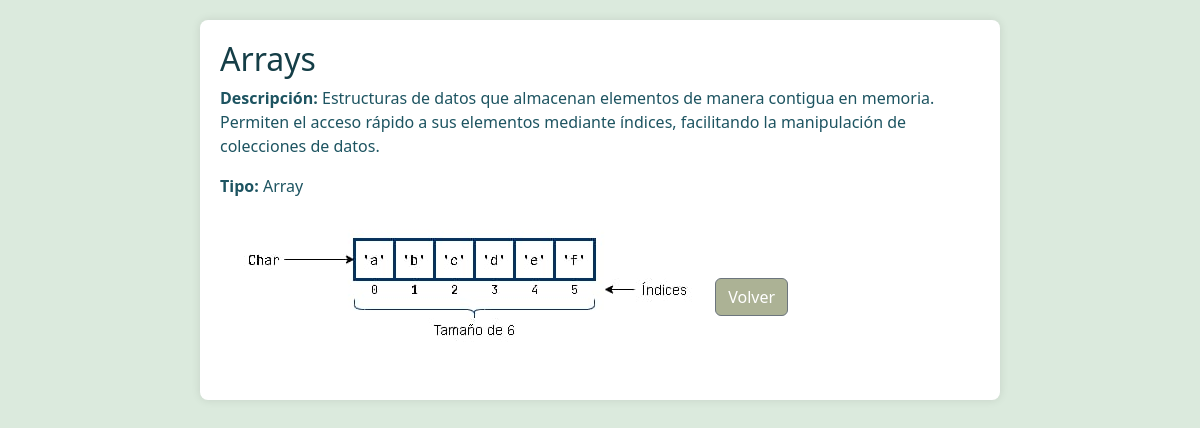
The page /views/detallecontenido_user.php?id=33 (signed in) on the database its author committed.
### tables this page shows
CREATE TABLE `contenido` (
  `id` int(11) NOT NULL AUTO_INCREMENT,
  `titulo` varchar(255) NOT NULL,
  `descripcion` text NOT NULL,
  `tipo` enum('Array','Pila','Cola','Lista','Grafo','Árbol','Ordenación') NOT NULL,
  `archivo` varchar(255) DEFAULT NULL,
  `usuario_id` int(11) NOT NULL,
  `created_at` timestamp NOT NULL DEFAULT current_timestamp(),
  `updated_at` timestamp NOT NULL DEFAULT current_timestamp() ON UPDATE current_timestamp(),
  PRIMARY KEY (`id`),
  KEY `fk_contenido_usuario` (`usuario_id`),
  KEY `index_titulo` (`titulo`),
  CONSTRAINT `fk_contenido_usuario` FOREIGN KEY (`usuario_id`) REFERENCES `usuarios` (`id`) ON DELETE CASCADE ON UPDATE CASCADE
);

### models/contenido.php (called while the page is built, shortened)
<?php
class modelocontenido {
    private $conexion;
    public function __construct($conexion) {
        $this->conexion = $conexion;
    }
    public function obtenerContenidoPorId($id) {
        $sql = "SELECT id, titulo, descripcion, tipo, archivo FROM contenido WHERE id = :id";
        $stmt = $this->conexion->prepare($sql);
        $stmt->execute([':id' => $id]);
        return $stmt->fetch(PDO::FETCH_ASSOC);
    }
}
?>

### views/detallecontenido_user.php (the view, shortened to what this page needs)
<?php
require_once '../conexion.php';
require_once '../models/contenido.php';
$modelocontenidos = new modelocontenido($conexion);
$id = intval($_GET['id']);
$contenidos = $modelocontenidos->obtenercontenidoPorId($id);
?>
<!DOCTYPE html>
<html lang="es">
<head>
    <link href="https://cdn.jsdelivr.net/npm/bootstrap@5.3.0/dist/css/bootstrap.min.css" rel="stylesheet">
</head>
<body>
<div class="content-container">
    <h2><?php echo htmlspecialchars($contenidos['titulo']); ?></h2>
    <p><strong>Descripción:</strong> <?php echo htmlspecialchars($contenidos['descripcion']); ?></p>
    <p><strong>Tipo:</strong> <?php echo htmlspecialchars($contenidos['tipo']); ?></p>
    <?php if ($contenidos['archivo']): ?>
        <?php if (preg_match('/\.(jpg|jpeg|png|gif)$/i', $contenidos['archivo'])): ?>
            <img src="../documentos/<?php echo htmlspecialchars($contenidos['archivo']); ?>" alt="Imagen" class="img-fluid mb-3">
        <?php else: ?>
            <p>No se puede mostrar el archivo, pero puedes <a href="../documentos/<?php echo htmlspecialchars($contenidos['archivo']); ?>" target="_blank">descargarlo aquí</a>.</p>
        <?php endif; ?>
    <?php else: ?>
        <p>No hay archivo disponible.</p>
    <?php endif; ?>
    <a href="usu_index.php" class="btn btn-secondary">Volver</a>
</div>
</body>
</html>

### views/detallecontenido_user.php (style rules this page uses)
body { background-color: #dbeadd; color: #1d5461; padding: 20px; }
.content-container { max-width: 800px; margin: 0 auto; background-color: #ffffff; padding: 20px; border-radius: 8px; box-shadow: 0 0 10px rgba(0, 0, 0, 0.1); }
h2 { color: #153e47; }
.btn-secondary { background-color: #acb295; color: #ffffff; }

### rows shown on the page
contenido: titulo "Arrays", descripcion "Estructuras de datos que almacenan elementos de manera contigua en memoria. Permiten el acceso rápido a sus elementos mediante índices, facilitando la manipulación de colecciones de datos.", tipo "Array", archivo (picture)
